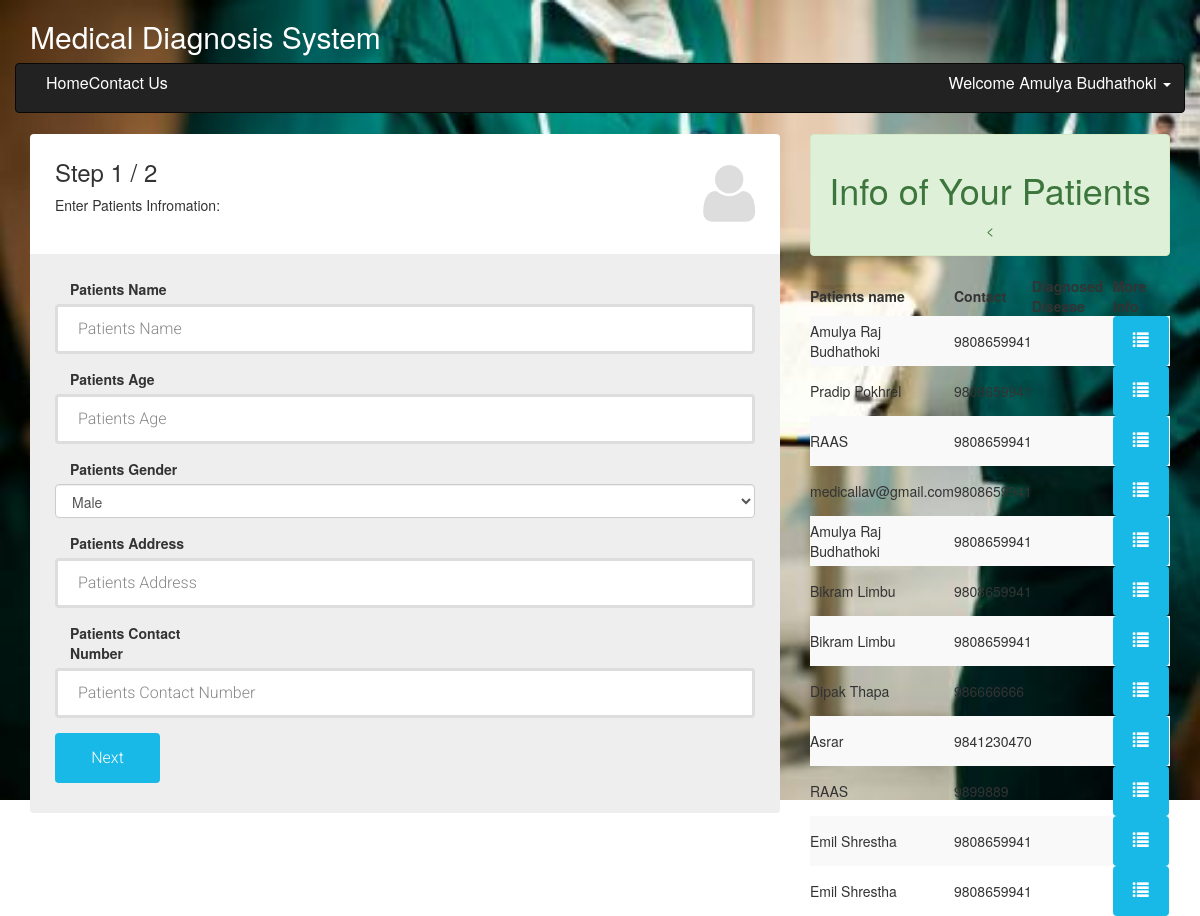
Page /patient_info.php (signed in) on the committed database.
### tables this page shows
CREATE TABLE `doc` (
  `id` int(11) NOT NULL,
  `user` varchar(30) NOT NULL,
  `pass` varchar(30) NOT NULL,
  `fname` varchar(30) NOT NULL,
  `mname` varchar(30) NOT NULL,
  `lname` varchar(30) NOT NULL,
  `email` varchar(30) NOT NULL,
  `nmc` varchar(30) NOT NULL
);

CREATE TABLE `patient` (
  `Id` int(11) NOT NULL,
  `doc_id` int(11) NOT NULL,
  `Name` varchar(100) NOT NULL,
  `Gender` varchar(10) NOT NULL,
  `Address` varchar(100) NOT NULL,
  `Contact` varchar(12) NOT NULL,
  `Age` int(11) NOT NULL,
  `symptoms` varchar(100) DEFAULT NULL,
  `disease_diag` varchar(100) DEFAULT NULL
);

### session.php (called while the page is built, shortened)
<?php
$session_id=$_SESSION['id'];
?>

### patient_info.php (the view, shortened to what this page needs)
<?php include('headernew.php'); ?>
<div class="row">
 <div class="col-md-12">
     </div>
</div>
   <div class="container">
    <div class="row">
        <div class="col-md-8">
            <form role="form" action="patient_db.php" method="post" class="registration-form">
                            <fieldset>
                              <div class="form-top">
                                <div class="form-top-left">
                                  <h3>Step 1 / 2</h3>
                                    <p>Enter Patients Infromation:</p>
                                </div>
                                <div class="form-top-right">
                                  <i class="fa fa-user"></i>
                                </div>
                                </div>
                                <div class="form-bottom">
                              <div class="form-group">
                                <label for="username" class="col-sm-3 control-label">Patients Name</label>
                                  <input type="text" name="name" placeholder="Patients Name" class="form-first-name form-control" id="name">
                                </div>
                                <div class="form-group">
                               <label for="username" class="col-sm-3 control-label">Patients Age</label>
                                  <input type="text" name="age" placeholder="Patients Age" class="form-last-name form-control" id="age">
                                </div>
                                <div class="form-group">
                                  <label for="username" class="col-sm-3 control-label">Patients Gender</label>
                                  <select class="form-control"name="gender" placeholder="Patients Gender"  id="gender">
    <option>Male</option>
  </select>
                                </div>
                                <div class="form-group">
                              <label for="username" class="col-sm-3 control-label">Patients Address</label>
                                  <input type="text" name="address" placeholder="Patients Address" class="form-last-name form-control" id="address">
                                </div>
                                <div class="form-group">
                               <label for="username" class="col-sm-3 control-label">Patients Contact Number</label>
                                  <input type="text" name="contact" placeholder="Patients Contact Number" class="form-last-name form-control" id="contact">
                                </div>
                                <button type="button" class="btn btn-next">Next</button>
                            </div>
                          </fieldset>
                        </form>
        </div>
    <div class="col-md-4">
    <center><div class="alert alert-success" role="alert"><h1>Info of Your Patients</h1><</div>
</center>
        <table class="tabletable-hover table-striped">
  <thead class="thead-inverse ">
      <tr>
        <th class="warning">Patients name</th>
        <th>Contact</th>
        <th>Diagnosed Disease</th>
        <th>More Info</th>
      </tr>
    </thead>
    <tbody>
      <tr>
      <?php $result = mysqli_query($con,"SELECT * FROM `patient` WHERE `doc_id`=$session_id");
   while($rows=mysqli_fetch_array($result)) {
    ?>
        <td><?php echo $rows['Name']; ?> </td>
        <td><?php echo $rows['Contact']; ?></td>
        <td><?php echo $rows['disease_diag']; ?></td>
        <td>  <a href="patient_info_all.php?patientid=<?php echo $rows['Id']; ?>">  <button type ="button" class="btn btn-default" aria-label="Left Align"><span class="glyphicon glyphicon-list" aria-hidden="true"> </span></button></a></td>
      </tr>
      <?php } ?>
    </tbody>
  </table>
</div>
    </div>
</div>

### headernew.php (shortened to what this page needs)
<!DOCTYPE html>
<html class="no-js">
    <head>
       <link href="css/bootstrap.css" rel="stylesheet">
     <link href="css/jquery.jgrowl.css" rel="stylesheet" media="screen">
        <link rel="stylesheet" type="text/css" href="css/mystyles.css">
        <link rel="stylesheet" href="assets/bootstrap/css/bootstrap.min.css">
        <link rel="stylesheet" href="assets/font-awesome/css/font-awesome.min.css">
    <link rel="stylesheet" href="assets/css/form-elements.css">
        <link rel="stylesheet" href="assets/css/style.css">
        <?php include('connect.php'); ?>
        <?php include('session.php'); ?>
    </head>
    <body>
<div class="container">
  <div class="row ">
    <div class="col-md-12">
      <h2 id="main">Medical Diagnosis System</h2>
    </div>
  </div>
  <div class="row">
    <nav class="navbar navbar-inverse" role="navigation">
      <div class="container">
      <?php  $query= mysqli_query($con ,"SELECT * FROM `doc` WHERE `id`=$session_id ");
                  $row = mysqli_fetch_array($query);?>
        <div class="collapse navbar-collapse navbar-ex1-collapse">
          <ul class="nav navbar-nav js-nav-add-active-class">
            <li><a href="patient_info.php">Home</a></li>
            <li><a href="/contact.html">Contact Us</a></li>
          </ul>
          <ul class="nav navbar-nav navbar-right hidden-xs">
               <li class="dropdown">
                <a href="#" role="button" class="dropdown-toggle" data-toggle="dropdown"> <i class="icon-user icon-large"></i><?php echo "Welcome"." ".$row['fname']." ".$row['lname'];  ?> <i class="caret"></i></a>
              </li>
          </ul>
        </div>
      </div>
    </nav>
  </div>
</div>

### css/mystyles.css (style rules this page uses)
#main { color: white; }

### assets/css/form-elements.css (style rules this page uses)
input[type="text"], input[type="password"], textarea, textarea.form-control { height: 50px; margin: 0; padding: 0 20px; vertical-align: middle; background: #fff; border: 3px solid #ddd; font-family: 'Roboto', sans-serif; font-size: 16px; font-weight: 300; line-height: 50px; color: #888; -moz-border-radius: 4px; -webkit-border-radius: 4px; border-radius: 4px; -moz-box-shadow: none; -webkit-box-shadow: none; box-shadow: none; -o-transition: all .3s; -moz-transition: all .3s; -webkit-transition: all .3s; -ms-transition: all .3s; transition: all .3s; }
button.btn { height: 50px; margin: 0; padding: 0 20px; vertical-align: middle; background: #19b9e7; border: 0; font-family: 'Roboto', sans-serif; font-size: 16px; font-weight: 300; line-height: 50px; color: #fff; -moz-border-radius: 4px; -webkit-border-radius: 4px; border-radius: 4px; text-shadow: none; -moz-box-shadow: none; -webkit-box-shadow: none; box-shadow: none; -o-transition: all .3s; -moz-transition: all .3s; -webkit-transition: all .3s; -ms-transition: all .3s; transition: all .3s; }

### assets/css/style.css (style rules this page uses)
ul.navbar-nav { font-size: 16px; color: #fff; }
.navbar-inverse ul.navbar-nav li { padding-top: 8px; padding-bottom: 8px; }
.navbar-inverse ul.navbar-nav li a { display: inline; padding: 0; color: #fff; }
.form-top { overflow: hidden; padding: 0 25px 15px 25px; background: #fff; -moz-border-radius: 4px 4px 0 0; -webkit-border-radius: 4px 4px 0 0; border-radius: 4px 4px 0 0; text-align: left; }
.form-top-left { float: left; width: 75%; padding-top: 25px; }
.form-top-left h3 { margin-top: 0; }
.form-top-right { float: left; width: 25%; padding-top: 5px; font-size: 66px; color: #ddd; line-height: 100px; text-align: right; }
.form-bottom { padding: 25px 25px 30px 25px; background: #eee; -moz-border-radius: 0 0 4px 4px; -webkit-border-radius: 0 0 4px 4px; border-radius: 0 0 4px 4px; text-align: left; }
form .form-bottom button.btn { min-width: 105px; }
form.registration-form fieldset { display: none; }

### rows in the picture
doc: fname "Amulya", lname "Budhathoki"
patient: Name "Amulya Raj Budhathoki", Contact "9808659941"
patient: Name "Pradip Pokhrel", Contact "9808659941"
patient: Name "RAAS", Contact "9808659941"
patient: Name "medicallav@gmail.com", Contact "9808659941"
patient: Name "Amulya Raj Budhathoki", Contact "9808659941"
patient: Name "Bikram Limbu", Contact "9808659941"
patient: Name "Bikram Limbu", Contact "9808659941"
patient: Name "Dipak Thapa", Contact "986666666"
patient: Name "Asrar", Contact "9841230470"
patient: Name "RAAS", Contact "9899889"
patient: Name "Emil Shrestha", Contact "9808659941"
patient: Name "Emil Shrestha", Contact "9808659941"
